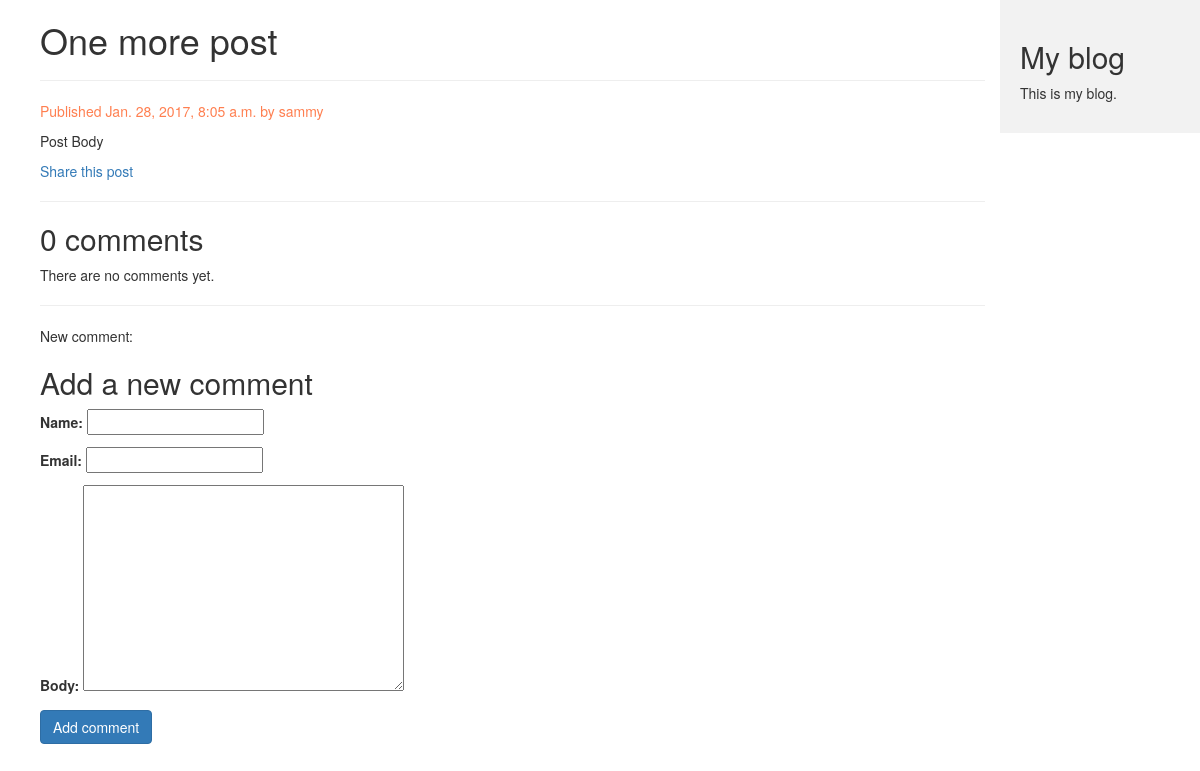
Page /blog/2017/01/28/one-more-post/ on the committed database.
### blog/models.py (models this page shows, shortened)
class Post(models.Model):
    STATUS_CHOICE = (
        ('draft', 'Draft'),
        ('published', 'Published'),
    )
    title = models.CharField(max_length=250)
    slug = models.SlugField(
        max_length=250,
        unique_for_date='publish')
    author = models.ForeignKey(User, related_name='blog_posts')
    body = models.TextField()
    publish = models.DateTimeField(default=timezone.now)
    created = models.DateTimeField(auto_now_add=True)
    update = models.DateTimeField(auto_now=True)
    status = models.CharField(
        max_length=10,
        choices=STATUS_CHOICE,
        default='draft')
    objects = models.Manager()  # The default manager.
    published = PublishedManager()  # Our custom manager.
    class Meta:
        ordering = ('-publish',)

### blog/views.py (the view)
def post_detail(request, year, month, day, post):
    post = get_object_or_404(Post, slug=post,
                             status='published',
                             publish__year=year,
                             publish__month=month,
                             publish__day=day)
    comments = post.comments.filter(active=True)
    new_comment = None
    if request.method == 'POST':
        comment_form = CommentForm(data=request.POST)
        if comment_form.is_valid():
            new_comment = comment_form.save(commit=False)
            new_comment.post = post
            new_comment.save()
    else:
        comment_form = CommentForm()
    return render(request,
                  'blog/post/detail.html',
                  {'post': post,
                   'comments': comments,
                   'comment_form': comment_form,
                   'new_comment': new_comment})

### blog/forms.py
class CommentForm(forms.ModelForm):
    class Meta:
        model = Comment
        fields = ('name', 'email', 'body')

### blog/templates/blog/post/detail.html (shortened to what this page needs)
{% extends "blog/base.html" %}
{% block content %}
    <h1>{{ post.title }}</h1>
    <hr>
    <p class="date">
        Published {{ post.publish }} by {{ post.author }}
    </p>
    {{ post.body|linebreaks }}
    <p>
        <a href="{% url "blog:post_share"  post.id %}">
            Share this post
        </a>
    </p>
    <hr>
    {% with comments.count as total_comments %}
        <h2>
            {{ total_comments }} comment{{ total_comments|pluralize }}
        </h2>
    {% endwith %}
    {% for comment in comments %}
        <div class="comment">
            <p class="info">
                comment {{ forloop.counter }} by {{ comment.name }}
                {{ comment.created }}
            </p>
            {{ comment.body|linebreaks }}
        </div>
    {% empty %}
        <p>There are no comments yet.</p>
    {% endfor %}
    <hr>
    <p>New comment: {{ comment_form.new_comment }}</p>
    {% if new_comment %}
        <h2>Your comment has been posted </h2>
    {% else %}
        <h2>Add a new comment</h2>
        <form action="." method="post">
            {{ comment_form.as_p }}
            <p><input class="btn btn-primary" type="submit" value="Add comment"></p>
        </form>
    {% endif %}
{% endblock %}

### blog/static/css/blog.css (style rules this page uses)
.date { color: coral; }

### rows in the picture
Post: title "One more post", publish "Jan. 28, 2017, 8:05 a.m.", author "sammy", body "Post Body"

### other values in the picture
{{ total_comments }} "0"
